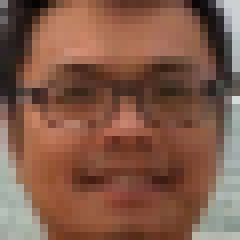
#> input picture professor.png, 30 x 30 px (shown 8 times larger)
$ jupyter execute --allow-errors PLA_different_monkey_human.ipynb
#> lines starting #> are read from the running program, lines starting #| are printed output that depends on the picture
[cell 1]
# @title set environment
import numpy as np
import matplotlib.pyplot as plt
import matplotlib.animation as animation
import cv2

#> (a cell that did not finish here is left out)

[cell 3]
# @title read dataset
path = "./Dataset/File_list.txt"
image_data=[]
lable_data=[]
with open(path) as f:
#> (reads Dataset/File_list.txt from the repository)
    text=f.read()
    list=text.split('\n')
#> (the rest of this cell did not finish here and is left out)

[cell 4]
# @title ditect setting
number_of_generation=1000 # @param {type:"number"}
#> (the rest of this cell did not finish here and is left out)

[cell 5]
# @title ditect the image
User_path="professor.png" # @param {type:"string"}
img = cv2.imread(User_path, cv2.IMREAD_GRAYSCALE)
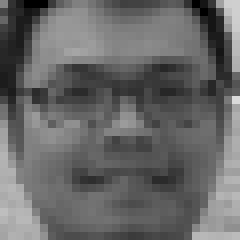
#> img: shape (30, 30) (shown 8 times larger); min 0, max 218, mean 103
imgplot = plt.imshow(img,cmap='gray')
plt.show(imgplot)
img = np.reshape(img,(1, 900))[0]
#> img = 900 values, max 218 at index 389, min 0 at index 3, mean 103
#> (the rest of this cell did not finish here and is left out)
